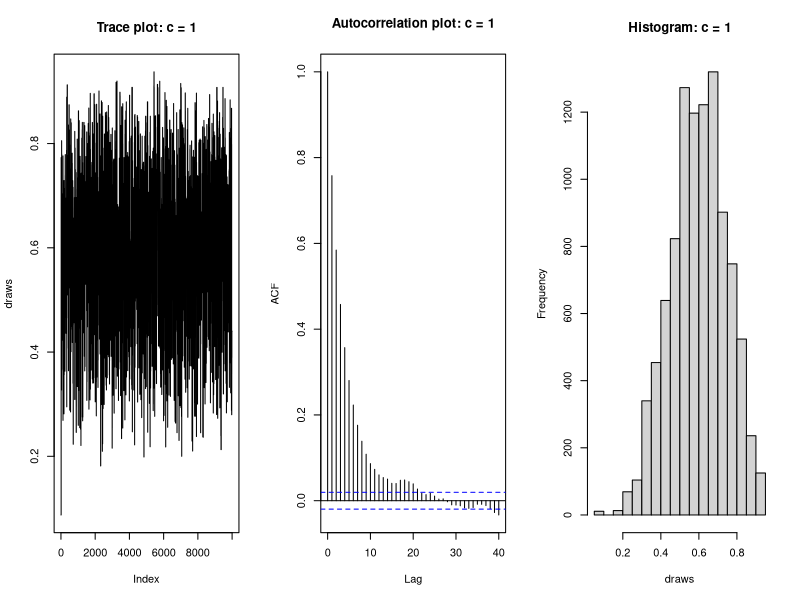
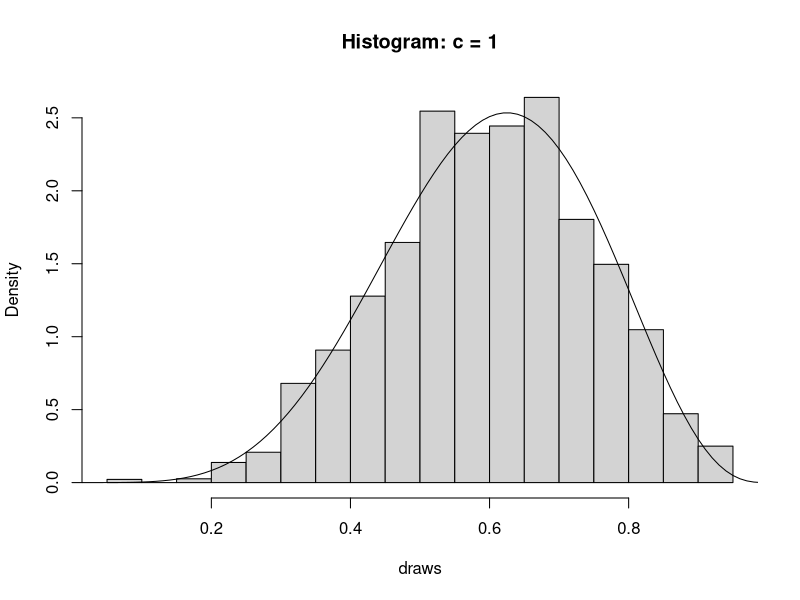
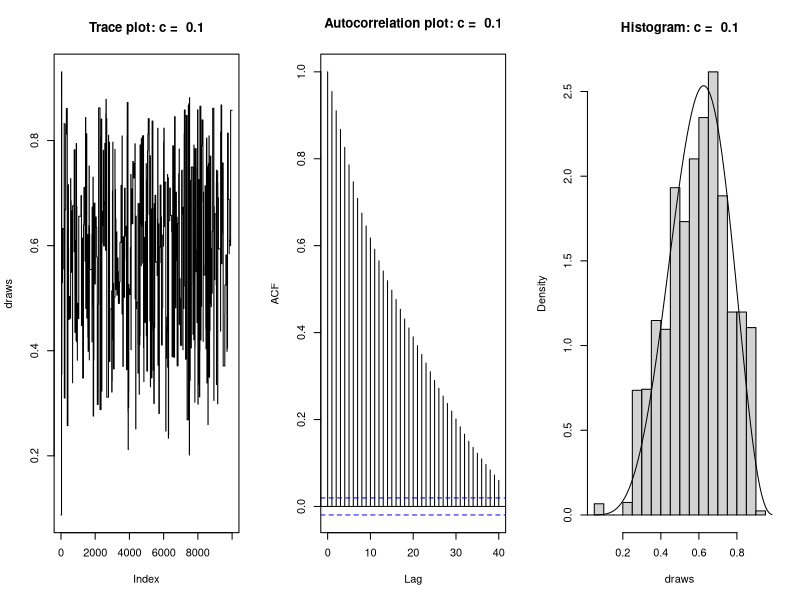
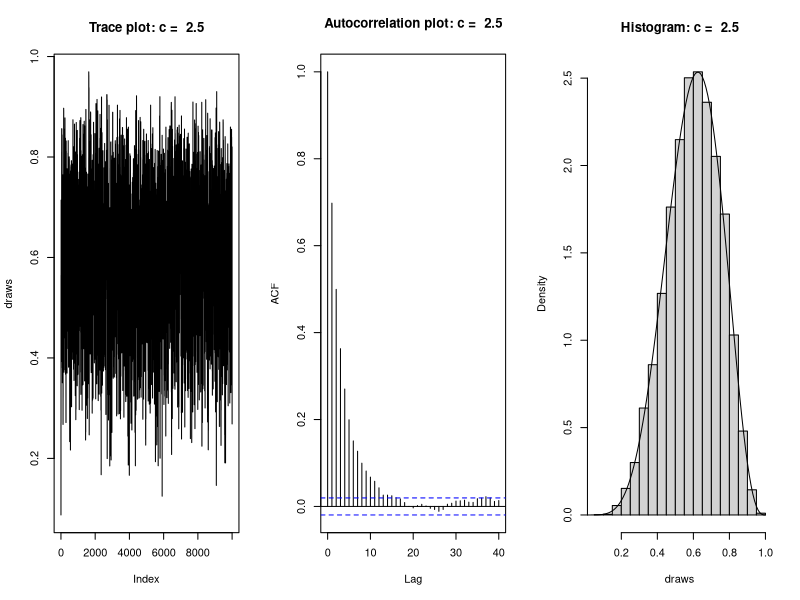
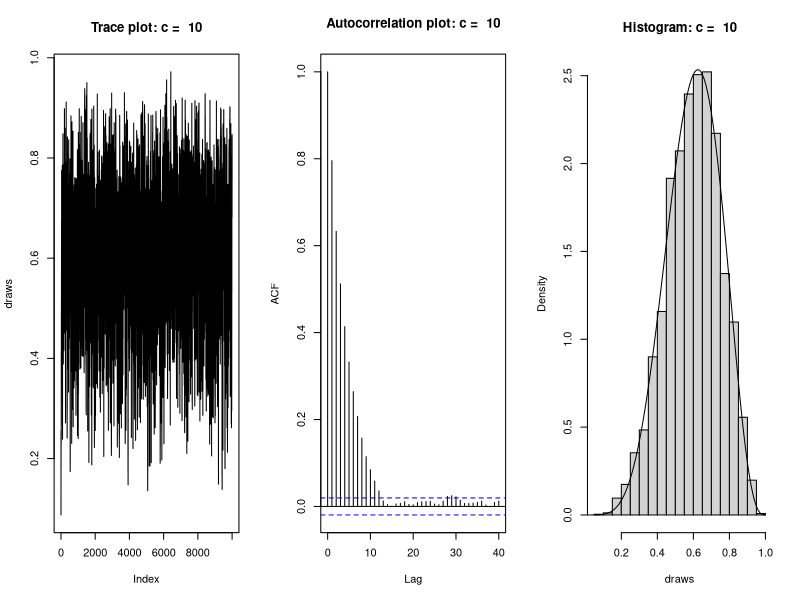

R code for these plots, in order:
## ---- chunk 1
knitr::opts_chunk$set(echo = TRUE)
## ---- chunk 2
betametropolis <- function(startvalue, c, iterations = 10000){
  chain = rep(0, iterations)
  for (i in 1:iterations){
    currentvalue <- rbeta(1, c * startvalue, c * (1 - startvalue))
    proposal <- dbeta(startvalue, c * currentvalue, c * (1 - currentvalue)) / dbeta(currentvalue, c * startvalue, c * (1 - startvalue))
    posterior <- dbeta(currentvalue, 6, 4) / dbeta(startvalue, 6, 4)
    if (runif(1) < min(1, posterior * proposal)){
      chain[i] <- currentvalue
      startvalue <- currentvalue
    }else{
      chain[i] <- startvalue
    }
  }
  return(chain)
}
## ---- chunk 3
# generate a starting value from a uniform distribution
startvalue <- runif(1)
# set c=1 and run for 10,000 total iterations
draws <- betametropolis(startvalue, 1, 10000)
## ---- chunk 4
# plots for c = 1
par(mfrow = c(1, 3))
plot(draws, type = "l", main = "Trace plot: c = 1"); acf(draws, main = "Autocorrelation plot: c = 1"); hist(draws, main = "Histogram: c = 1")
## ---- chunk 5
# histogram of the draws with Beta(6,4)
par(mfrow = c(1, 1))
hist(draws, freq = FALSE, main = "Histogram: c = 1")
x<-seq(0, 1, 0.01)
lines(x, dbeta(x, 6, 4))
## ---- chunk 6
#ks test
ks.test(jitter(draws, 0.0001), rbeta(10000, 6, 4))
## ---- chunk 7
# plots for c = 0.1, 2.5, 10
cvec<-c(0.1, 2.5, 10)
for (i in 1:length(cvec)){
  par(mfrow=c(1, 3))
  draws=betametropolis(startvalue, cvec[i], 10000)
  plot(draws, type = "l", main = paste("Trace plot: c = ", cvec[i])); acf(draws, main = paste("Autocorrelation plot: c = ", cvec[i])); hist(draws, freq = FALSE, main = paste ("Histogram: c = ", cvec[i]))
  x<-seq(0, 1, 0.01)
  lines(x, dbeta(x, 6, 4))
}
## ---- chunk 8
betametropolis <- function(startvalue, c, thin, burnin=100, iterations=10000){
  chain = rep(0, iterations)
  for (i in 1:iterations){
    for (j in 1:thin){
      currentvalue <- rbeta(1, c * startvalue, c * (1 - startvalue))
      proposal <- dbeta(startvalue, c * currentvalue, c * (1 - currentvalue)) / dbeta(currentvalue, c * startvalue, c * (1 - startvalue))
      posterior <- dbeta(currentvalue, 6, 4) / dbeta(startvalue, 6, 4)
      if (runif(1) < min(1, posterior * proposal)){
        chain[i] <- currentvalue
        startvalue <- currentvalue
      }else{
        chain[i] <- startvalue
      }
    }
  }
  return(chain[-(1:burnin)])
}

startvalue <- runif(1)
## ---- chunk 9
# set thin = 50
draws1 <- betametropolis(startvalue, 0.1, 50, 1000, 10000)
ks.test(jitter(draws1, 0.0001), rbeta(10000, 6, 4))
## ---- chunk 10
# set thin = 5
draws2 <- betametropolis(startvalue, 2.5, 5, 1000, 10000)
ks.test(jitter(draws2, 0.0001), rbeta(10000, 6, 4))
## ---- chunk 11
# set thin = 5
draws3 <- betametropolis(startvalue, 10, 5, 1000, 10000)
ks.test(jitter(draws3, 0.0001), rbeta(10000, 6, 4))
